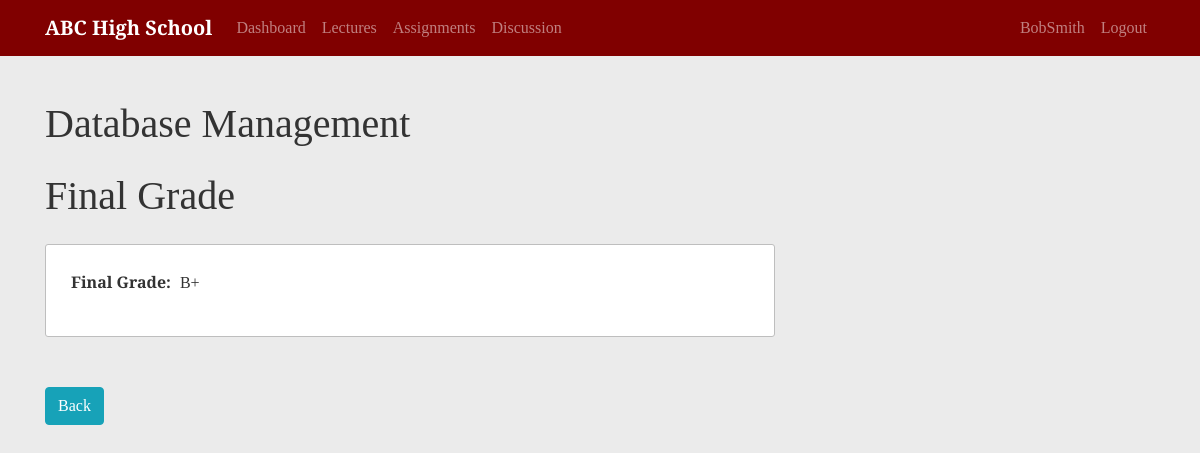
The page /course/1/grades/ (signed in) on the database as committed earlier.
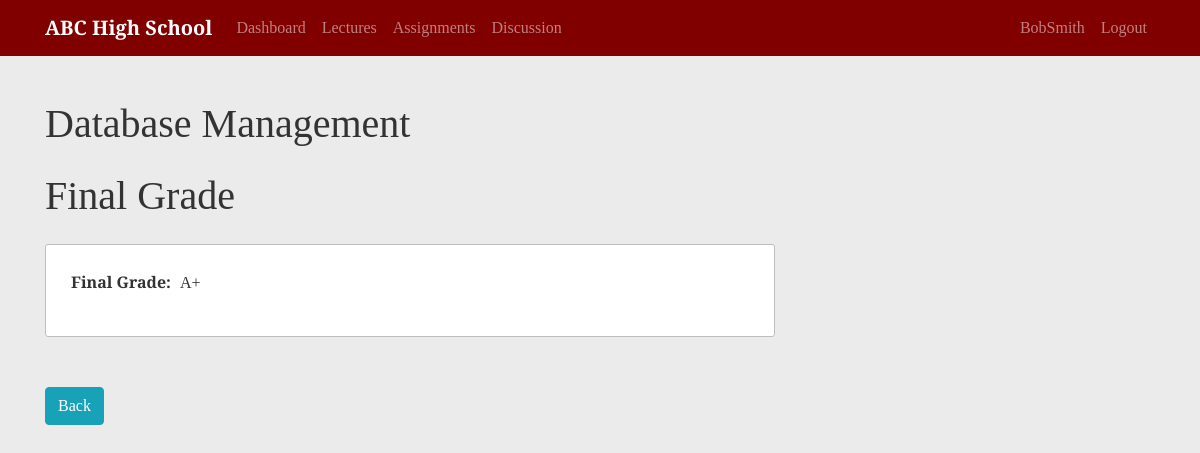
The same page on the database as committed later.
### school/models.py (models this page shows, shortened)
class EnrolledIn(models.Model):
    GRADE_CHOICES = [
        ('A+', 'A+'),
        ('A', 'A'),
        ('A-', 'A-'),
        ('B+', 'B+'),
        ('B', 'B'),
        ('B-', 'B-'),
        ('C+', 'C+'),
        ('C', 'C'),
        ('C-', 'C-'),
        ('D+', 'D+'),
        ('D', 'D'),
        ('F', 'F')
    ]
    student = models.ForeignKey(Student, on_delete=models.CASCADE)
    course = models.ForeignKey(Course, on_delete=models.CASCADE)
    received_grade = models.CharField(max_length=2, choices=GRADE_CHOICES, blank=True)
    class Meta:
        unique_together = ['student', 'course']

class Course(models.Model):
    ONE = '1'
    TWO = '2'
    THREE = '3'
    FOUR = '4'
    FIVE = '5'
    SIX = '6'
    TIME_CHOICES = [
        (ONE, 'Period 1'),
        (TWO, 'Period 2'),
        (THREE, 'Period 3'),
        (FOUR, 'Period 4'),
        (FIVE, 'Period 5'),
        (SIX, 'Period 6')
    ]
    MONDAY = 'MO'
    TUESDAY = 'TU'
    WEDNESDAY = 'WE'
    THURSDAY = 'TH'
    FRIDAY = 'FR'
    DAY_CHOICES = [
        (MONDAY, 'Monday'),
        (TUESDAY, 'Tuesday'),
        (WEDNESDAY, 'Wednesday'),
        (THURSDAY, 'Thursday'),
        (FRIDAY, 'Friday')
    ]
    course_name = models.CharField(max_length=255)
    instructor = models.ForeignKey(Instructor, null=True, on_delete=models.SET_NULL)
    time = models.CharField(max_length=1, blank=True, choices=TIME_CHOICES)
    day = models.CharField(max_length=2, blank=True, choices=DAY_CHOICES)

### school/views.py (the view)
# urls.py: path('course/<int:course_id>/grades/', FinalGradeListView.as_view(), name='final-grade'),
class FinalGradeListView(LoginRequiredMixin, UserPassesTestMixin, ListView):
    model = EnrolledIn
    context_object_name = 'enrolledIn'
    template_name = 'school/grade_list.html'
    def get_queryset(self):
        user = self.request.user
        queryset = {}
        course = get_object_or_404(Course, id=self.kwargs.get('course_id'))
        student = Student.objects.filter(user=user).first()
        queryset['grade'] = EnrolledIn.objects.filter(course=course, student=student)
        grade = (EnrolledIn.objects.filter(course=course, student=student))
        return queryset
    def test_func(self):
        user = self.request.user
        course = get_object_or_404(Course, id=self.kwargs.get('course_id'))
        student = Student.objects.filter(user=user).first()
        if student:
            if EnrolledIn.objects.filter(student=student, course=course).exists():
                return True
        return False

### school/templates/school/grade_list.html (shortened to what this page needs)
{% extends "school/course.html" %}
{% block content %}
    {% for grade in enrolledIn.grade %}
        {% if not grade.received_grade%}
            <h1 class="mb-4">{{grade.course.course_name}}</h1>
            <h2 class="mb-4">Final Grade</h2>
            <p class="lead">Final Grade has not been posted</p>
            <a class="btn btn-outline-info" href="{% url 'dashboard' %}">Back</a>
        {% else %}
        <h1 class="mb-4">{{grade.course.course_name}}</h1>
        <h1 class="mb-4">Final Grade</h1>
        <article class="content-section">
          <p>
            <span class="data-title">Final Grade:</span>
            <span class="data-content">{{grade.received_grade }}</span>
          </p>
          </article>
         <a class="btn btn-info" href="{% url 'dashboard' %}">Back</a>
        {% endif %}
    {% endfor %}
{% endblock content %}

Rows that differ between the two databases and show on the page:
changed EnrolledIn "Database Management": received_grade "B+" → "A+"
